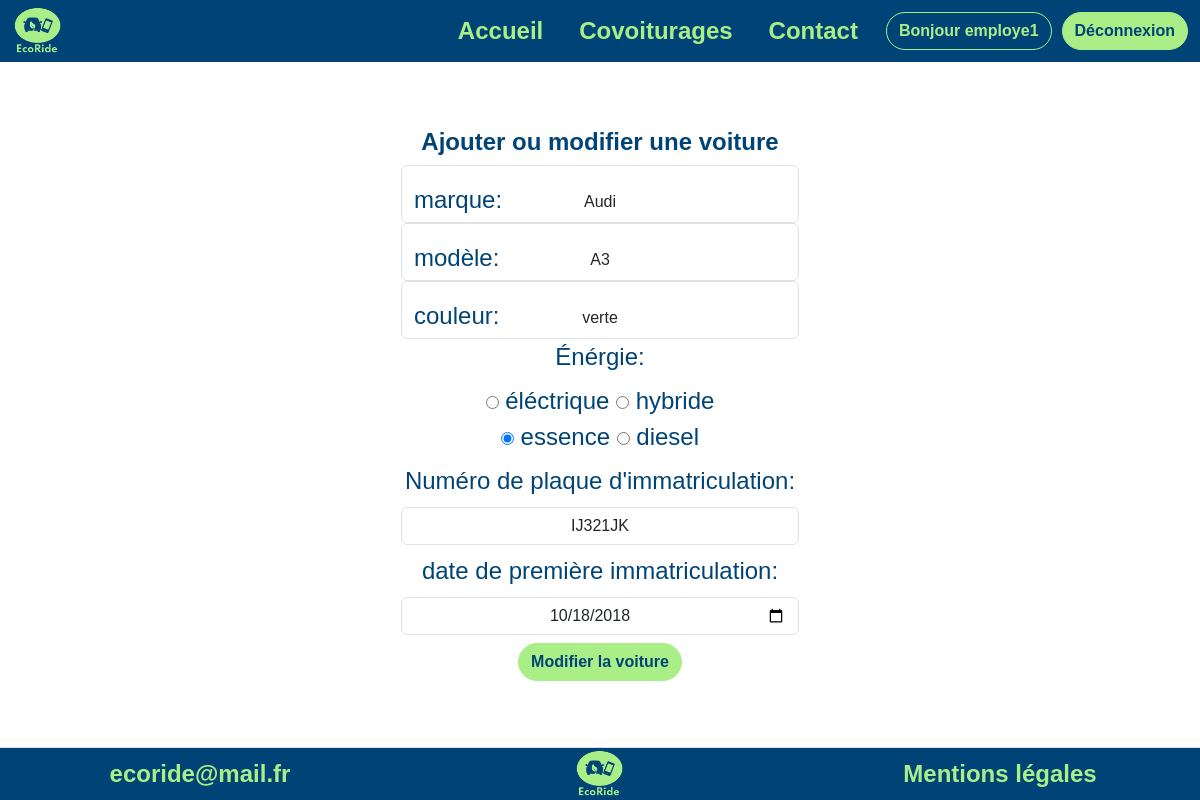
The app's page /ajout_voiture.php?id=6 (signed in) with its own data.
### tables this page shows
CREATE TABLE `cars` (
  `id` int(11) PRIMARY KEY NOT NULL AUTO_INCREMENT,
  `brand` varchar(50) NOT NULL,
  `model` varchar(50) NOT NULL,
  `color` varchar(50) NOT NULL,
  `energy` varchar(50) NOT NULL,
  `registration` varchar(11) NOT NULL,
  `date_first_registration` date NOT NULL,
  `id_user` int(11) NOT NULL,
  FOREIGN KEY (`id_user`) REFERENCES `users` (`id`)
);

### lib/car.php (called while the page is built, shortened)
 <?php
function getCarById(PDO $pdo, int $car_id)
{
    $sql = "SELECT id, brand, model, color, energy, registration, date_first_registration, id_user FROM cars WHERE id = :car_id";
    $query = $pdo->prepare($sql);
    $query->bindParam(':car_id', $car_id, PDO::PARAM_INT);
    $query->execute();
    return $query->fetch(PDO::FETCH_ASSOC);
}

### ajout_voiture.php (the view, shortened to what this page needs)
<?php
require_once "templates/header.php";
require_once "lib/car.php";
require_once "lib/pdo.php";
$car = [
    'brand' => '',
    'model' => '',
    'color' => '',
    'energy' => '',
    'registration' => '',
    'date_first_registration' => '',
];
$car_id = $_GET['id'] ?? null;
if ($car_id) {
    $car = getCarById($pdo, $car_id);
}
?>
<div class="form-signin w-100 m-auto">
    <h1>Ajouter ou modifier une voiture</h1>
    <form action="" method="POST">
        <div class="form-floating">
            <label class="form-label" for="brand">marque: </label>
            <input type="text" name="brand" class="form-control" id="brand" value="<?= htmlspecialchars($car['brand']); ?>">
        </div>
        <div class="form-floating">
            <label class="form-label" for="model">modèle: </label>
            <input type="text" name="model" class="form-control" id="model" value="<?= htmlspecialchars($car['model']); ?>">
        </div>
        <div class="form-floating">
            <label class="form-label" for="color">couleur: </label>
            <input type="text" name="color" class="form-control" id="color" value="<?= htmlspecialchars($car['color']); ?>">
        </div>
        <fieldset class="mb-2">
            <legend>Énérgie: </legend>
            <input type="radio" id="electric" name="energy" value="éléctrique"  <?= (htmlspecialchars($car['energy']) === 'éléctrique') ? 'checked' : '' ?> />
            <label for="electric">éléctrique</label>
            <input type="radio" id="hybrid" name="energy" value="hybride"  <?= (htmlspecialchars($car['energy']) === 'hybride') ? 'checked' : '' ?> />
            <label for="hybrid">hybride</label><br>
            <input type="radio" id="gas" name="energy" value="essence"  <?= (htmlspecialchars($car['energy']) === 'essence') ? 'checked' : '' ?>  />
            <label for="gas">essence</label>
            <input type="radio" id="diesel" name="energy" value="diesel"  <?= (htmlspecialchars($car['energy']) === 'diesel') ? 'checked' : '' ?>  />
            <label for="diesel">diesel</label>
        </fieldset>
        <div class="mb-2">
            <label class="form-label" for="registration">Numéro de plaque d'immatriculation: </label>
            <input type="text" name="registration" class="form-control" id="registration" value="<?= htmlspecialchars($car['registration']); ?>">
        </div>
        <div class="mb-2">
            <label class="form-label" for="date_first_registration">date de première immatriculation: </label>
            <input type="date" name="date_first_registration" class="form-control" id="date_first_registration" value="<?= htmlspecialchars($car['date_first_registration']); ?>">
        </div>
        <input type="submit" class="btn btn-primary" name="registerCar" value="<?= $car_id ? 'Modifier la voiture' : 'Ajouter une voiture'; ?>">
    </form>
</div>
<?php
require_once "templates/footer.php";
?>

### assets/css/style.css (style rules this page uses)
* { box-sizing: border-box; font-family: var(--font-family-serif); color: var(--dark); text-align: center; align-items: center; }
body { margin: 0; min-height: 100vh; display: grid; grid-template-rows: auto 1fr auto; }
@media screen and (min-width: 681px) { body { font-size: 24px; } }

### records on screen
cars: brand "Audi", model "A3", color "verte", energy "☐ éléctrique", energy "☐ hybride", energy "☑ essence", energy "☐ diesel", registration "IJ321JK", date_first_registration "10/18/2018"

### other values on screen
$value "Accueil"
$value "Covoiturages"
$value "Contact"
$_SESSION["user"]["pseudo"] "employe1"
